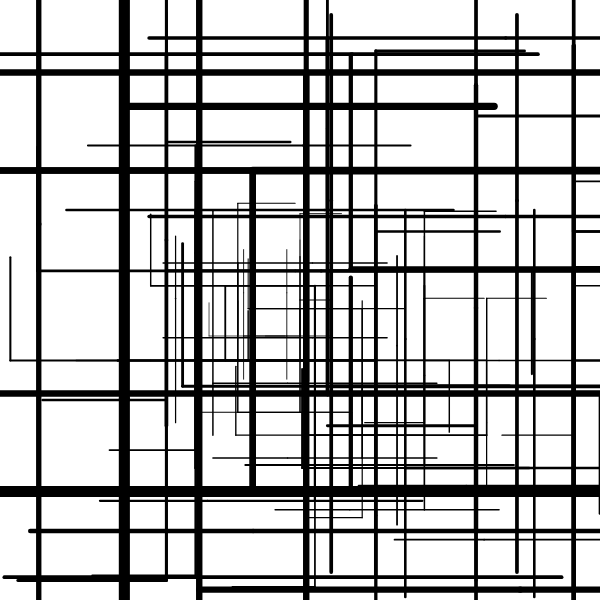
Frame 1 (no input)
Frame 60 (no input): identical to frame 1, image omitted
Frame 120 (the mouse pressed at the canvas centre since frame 60): identical to frame 1, image omitted

The p5.js sketch that drew this single still picture (run headless with seeded random() and noise() and a simulated clock; from frame 60 on, the mouse is pressed at the canvas centre):

// p5.js sketch
// ── sketch.js

// Point = P, Rectangle = R, line = F, Line*4 = D
// You can play around with length, angle, strokeweight, colors,...

let premise = 'BFA';
  let rules = {
    B: 'FA[+FFA][-FA]',
    A: 'FB[+FFB][-FB]',
    F: '+B[-F+>AA<F-]++A>-F',
  }
let bigRule;


let length = 100;
let angle = 90;

function setup() {
  createCanvas(600, 600);
  angleMode(DEGREES);
  bigRule = resolveRules(premise, rules, 2);
  print(bigRule);
  
}

function draw() {
  background('white');
  stroke('black');
  strokeWeight(2);
  //noFill();
  translate(width / 2, height / 2);
  rotate(-90);
  scale(0.3);

  drawShape(bigRule);
   // angle += 1;
  // length += 0.1;
}

function resolveRules(startRule, rules, depth) {
  let endRule = '';
  for (let currentLetter of startRule) {
    if (currentLetter in rules) {
      endRule += rules[currentLetter];
    } else {
      endRule += currentLetter;
    }
  }
  if (depth >= 1) {
    endRule = resolveRules(endRule, rules, depth - 1);
  }
  return endRule;
}


function drawShape(rule)  {
  for (let c of rule) {
    if (c === 'F') {
      line(0, 0, length, 0);
      translate(length, 0);
    } else if (c === 'R') {
      rect(0, 0, length, length);
      translate(length, 0);
    } else if (c === 'P') {
      point(0, 0);
      translate(length/2, 0);
    } else if (c === 'D') {
      line(0, 0, length * 4, 0);
      translate(length*4, 0);
    } else if (c === 'f') {
      translate(0, length, 0);
    } else if (c === '+') {
      rotate(angle);
    } else if (c === '-') {
      rotate(-angle);
    } else if (c === '[') {
      push();
    } else if (c === ']') {
      pop();
    } else if (c === '>') {
      scale(1.2);
    } else if (c === '<') {
      scale(0.8);
   
    }
  }
}
